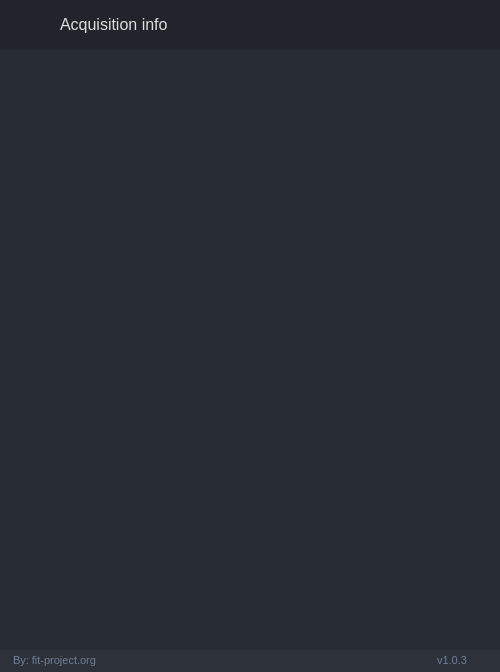
<?xml version="1.0" encoding="UTF-8"?>
<ui version="4.0">
 <class>acquisition_dialog_info</class>
 <widget class="QDialog" name="acquisition_dialog_info">
  <property name="geometry">
   <rect>
    <x>0</x>
    <y>0</y>
    <width>500</width>
    <height>672</height>
   </rect>
  </property>
  <property name="minimumSize">
   <size>
    <width>400</width>
    <height>672</height>
   </size>
  </property>
  <property name="maximumSize">
   <size>
    <width>500</width>
    <height>672</height>
   </size>
  </property>
  <property name="windowTitle">
   <string>Dialog</string>
  </property>
  <property name="styleSheet">
   <string notr="true">QWidget{
	color: rgb(221, 221, 221);
}

/* Content App */
#content_top_bg{	
	background-color: rgb(33, 37, 43);
}

/* Tooltip */
QToolTip {
	color: #e06133;
	background-color: rgba(33, 37, 43, 180);
	border: 1px solid rgb(44, 49, 58);
	background-image: none;
	background-position: left center;
    background-repeat: no-repeat;
	border: none;
	border-left: 2px solid rgb(224, 97, 51);
	text-align: left;
	padding-left: 8px;
	margin: 0px;
}

/* Top Buttons */
#right_buttons .QPushButton { background-color: rgba(255, 255, 255, 0); border: none;  border-radius: 5px; }
#right_buttons .QPushButton:hover { background-color: rgb(44, 49, 57); border-style: solid; border-radius: 4px; }
#right_buttons .QPushButton:pressed { background-color: rgb(23, 26, 30); border-style: solid; border-radius: 4px; }

/* Bottom Bar */
#bottom_bar { background-color: rgb(44, 49, 58); }
#bottom_bar QLabel { font-size: 11px; color: rgb(113, 126, 149); padding-left: 10px; padding-right: 10px; padding-bottom: 2px; }
</string>
  </property>
  <widget class="QFrame" name="content_box">
   <property name="geometry">
    <rect>
     <x>0</x>
     <y>50</y>
     <width>500</width>
     <height>600</height>
    </rect>
   </property>
   <property name="minimumSize">
    <size>
     <width>500</width>
     <height>0</height>
    </size>
   </property>
   <property name="maximumSize">
    <size>
     <width>500</width>
     <height>600</height>
    </size>
   </property>
   <property name="styleSheet">
    <string notr="true">background-color: rgb(40, 44, 52);</string>
   </property>
   <layout class="QVBoxLayout" name="content_box_layout">
    <property name="leftMargin">
     <number>12</number>
    </property>
    <property name="topMargin">
     <number>12</number>
    </property>
    <property name="rightMargin">
     <number>12</number>
    </property>
    <property name="bottomMargin">
     <number>12</number>
    </property>
    <item>
     <widget class="QTableWidget" name="acquisition_table_info">
      <property name="styleSheet">
       <string notr="true"/>
      </property>
      <property name="frameShape">
       <enum>QFrame::NoFrame</enum>
      </property>
      <property name="frameShadow">
       <enum>QFrame::Plain</enum>
      </property>
      <property name="sizeAdjustPolicy">
       <enum>QAbstractScrollArea::AdjustToContents</enum>
      </property>
      <property name="editTriggers">
       <set>QAbstractItemView::NoEditTriggers</set>
      </property>
      <property name="tabKeyNavigation">
       <bool>false</bool>
      </property>
      <property name="showDropIndicator" stdset="0">
       <bool>false</bool>
      </property>
      <property name="selectionMode">
       <enum>QAbstractItemView::NoSelection</enum>
      </property>
      <property name="textElideMode">
       <enum>Qt::ElideRight</enum>
      </property>
      <property name="showGrid">
       <bool>true</bool>
      </property>
      <property name="gridStyle">
       <enum>Qt::SolidLine</enum>
      </property>
      <property name="sortingEnabled">
       <bool>false</bool>
      </property>
      <property name="wordWrap">
       <bool>true</bool>
      </property>
      <property name="cornerButtonEnabled">
       <bool>true</bool>
      </property>
      <property name="rowCount">
       <number>0</number>
      </property>
      <property name="columnCount">
       <number>0</number>
      </property>
      <attribute name="horizontalHeaderVisible">
       <bool>true</bool>
      </attribute>
      <attribute name="horizontalHeaderCascadingSectionResizes">
       <bool>false</bool>
      </attribute>
      <attribute name="horizontalHeaderDefaultSectionSize">
       <number>100</number>
      </attribute>
      <attribute name="horizontalHeaderHighlightSections">
       <bool>false</bool>
      </attribute>
      <attribute name="horizontalHeaderShowSortIndicator" stdset="0">
       <bool>false</bool>
      </attribute>
      <attribute name="horizontalHeaderStretchLastSection">
       <bool>true</bool>
      </attribute>
      <attribute name="verticalHeaderVisible">
       <bool>false</bool>
      </attribute>
      <attribute name="verticalHeaderCascadingSectionResizes">
       <bool>false</bool>
      </attribute>
      <attribute name="verticalHeaderHighlightSections">
       <bool>false</bool>
      </attribute>
      <attribute name="verticalHeaderStretchLastSection">
       <bool>false</bool>
      </attribute>
     </widget>
    </item>
   </layout>
  </widget>
  <widget class="QFrame" name="content_top_bg">
   <property name="geometry">
    <rect>
     <x>0</x>
     <y>0</y>
     <width>500</width>
     <height>50</height>
    </rect>
   </property>
   <property name="minimumSize">
    <size>
     <width>500</width>
     <height>50</height>
    </size>
   </property>
   <property name="maximumSize">
    <size>
     <width>16777215</width>
     <height>50</height>
    </size>
   </property>
   <property name="frameShape">
    <enum>QFrame::NoFrame</enum>
   </property>
   <property name="frameShadow">
    <enum>QFrame::Raised</enum>
   </property>
   <layout class="QHBoxLayout" name="horizontalLayout">
    <property name="spacing">
     <number>0</number>
    </property>
    <property name="leftMargin">
     <number>0</number>
    </property>
    <property name="topMargin">
     <number>0</number>
    </property>
    <property name="rightMargin">
     <number>10</number>
    </property>
    <property name="bottomMargin">
     <number>0</number>
    </property>
    <item>
     <widget class="QFrame" name="left_box">
      <property name="sizePolicy">
       <sizepolicy hsizetype="Expanding" vsizetype="Preferred">
        <horstretch>0</horstretch>
        <verstretch>0</verstretch>
       </sizepolicy>
      </property>
      <property name="frameShape">
       <enum>QFrame::NoFrame</enum>
      </property>
      <property name="frameShadow">
       <enum>QFrame::Raised</enum>
      </property>
      <layout class="QHBoxLayout" name="horizontalLayout_3">
       <property name="spacing">
        <number>0</number>
       </property>
       <property name="leftMargin">
        <number>0</number>
       </property>
       <property name="topMargin">
        <number>0</number>
       </property>
       <property name="rightMargin">
        <number>0</number>
       </property>
       <property name="bottomMargin">
        <number>0</number>
       </property>
       <item>
        <widget class="QFrame" name="logo_container">
         <property name="minimumSize">
          <size>
           <width>60</width>
           <height>0</height>
          </size>
         </property>
         <property name="maximumSize">
          <size>
           <width>60</width>
           <height>16777215</height>
          </size>
         </property>
         <layout class="QHBoxLayout" name="horizontalLayout_8">
          <property name="leftMargin">
           <number>0</number>
          </property>
          <property name="topMargin">
           <number>0</number>
          </property>
          <property name="rightMargin">
           <number>0</number>
          </property>
          <property name="bottomMargin">
           <number>0</number>
          </property>
          <item>
           <widget class="QLabel" name="top_logo">
            <property name="minimumSize">
             <size>
              <width>42</width>
              <height>42</height>
             </size>
            </property>
            <property name="maximumSize">
             <size>
              <width>42</width>
              <height>42</height>
             </size>
            </property>
            <property name="text">
             <string/>
            </property>
            <property name="pixmap">
             <pixmap>../images/logo-42x42.png</pixmap>
            </property>
           </widget>
          </item>
         </layout>
        </widget>
       </item>
       <item>
        <widget class="QLabel" name="title_right_info">
         <property name="sizePolicy">
          <sizepolicy hsizetype="Preferred" vsizetype="Expanding">
           <horstretch>0</horstretch>
           <verstretch>0</verstretch>
          </sizepolicy>
         </property>
         <property name="maximumSize">
          <size>
           <width>16777215</width>
           <height>45</height>
          </size>
         </property>
         <property name="styleSheet">
          <string notr="true">font: 12pt;</string>
         </property>
         <property name="text">
          <string>Acquisition info</string>
         </property>
         <property name="alignment">
          <set>Qt::AlignLeading|Qt::AlignLeft|Qt::AlignVCenter</set>
         </property>
        </widget>
       </item>
      </layout>
     </widget>
    </item>
    <item alignment="Qt::AlignRight">
     <widget class="QFrame" name="right_buttons">
      <property name="minimumSize">
       <size>
        <width>0</width>
        <height>28</height>
       </size>
      </property>
      <property name="frameShape">
       <enum>QFrame::NoFrame</enum>
      </property>
      <property name="frameShadow">
       <enum>QFrame::Raised</enum>
      </property>
      <layout class="QHBoxLayout" name="horizontalLayout_2">
       <property name="spacing">
        <number>5</number>
       </property>
       <property name="leftMargin">
        <number>0</number>
       </property>
       <property name="topMargin">
        <number>0</number>
       </property>
       <property name="rightMargin">
        <number>0</number>
       </property>
       <property name="bottomMargin">
        <number>0</number>
       </property>
       <item>
        <widget class="QPushButton" name="minimize_button">
         <property name="minimumSize">
          <size>
           <width>28</width>
           <height>28</height>
          </size>
         </property>
         <property name="maximumSize">
          <size>
           <width>28</width>
           <height>28</height>
          </size>
         </property>
         <property name="cursor">
          <cursorShape>PointingHandCursor</cursorShape>
         </property>
         <property name="toolTip">
          <string/>
         </property>
         <property name="text">
          <string/>
         </property>
         <property name="icon">
          <iconset>
           <normalon>../icons/icon_minimize.png</normalon>
           <disabledon>../icons/icon_minimize-disabled.png</disabledon>
          </iconset>
         </property>
         <property name="iconSize">
          <size>
           <width>20</width>
           <height>20</height>
          </size>
         </property>
        </widget>
       </item>
       <item>
        <widget class="QPushButton" name="close_button">
         <property name="minimumSize">
          <size>
           <width>28</width>
           <height>28</height>
          </size>
         </property>
         <property name="maximumSize">
          <size>
           <width>28</width>
           <height>28</height>
          </size>
         </property>
         <property name="cursor">
          <cursorShape>PointingHandCursor</cursorShape>
         </property>
         <property name="toolTip">
          <string/>
         </property>
         <property name="text">
          <string/>
         </property>
         <property name="icon">
          <iconset>
           <normalon>../icons/icon_close.png</normalon>
           <disabledon>../icons/icon_close-disabled.png</disabledon>
          </iconset>
         </property>
         <property name="iconSize">
          <size>
           <width>20</width>
           <height>20</height>
          </size>
         </property>
        </widget>
       </item>
      </layout>
     </widget>
    </item>
   </layout>
  </widget>
  <widget class="QFrame" name="bottom_bar">
   <property name="geometry">
    <rect>
     <x>0</x>
     <y>650</y>
     <width>500</width>
     <height>22</height>
    </rect>
   </property>
   <property name="minimumSize">
    <size>
     <width>0</width>
     <height>22</height>
    </size>
   </property>
   <property name="maximumSize">
    <size>
     <width>16777215</width>
     <height>22</height>
    </size>
   </property>
   <property name="frameShape">
    <enum>QFrame::NoFrame</enum>
   </property>
   <property name="frameShadow">
    <enum>QFrame::Raised</enum>
   </property>
   <layout class="QHBoxLayout" name="horizontalLayout_5">
    <property name="spacing">
     <number>0</number>
    </property>
    <property name="leftMargin">
     <number>0</number>
    </property>
    <property name="topMargin">
     <number>0</number>
    </property>
    <property name="rightMargin">
     <number>0</number>
    </property>
    <property name="bottomMargin">
     <number>0</number>
    </property>
    <item>
     <widget class="QLabel" name="credits_label">
      <property name="maximumSize">
       <size>
        <width>16777215</width>
        <height>16</height>
       </size>
      </property>
      <property name="text">
       <string>By: fit-project.org</string>
      </property>
      <property name="alignment">
       <set>Qt::AlignLeading|Qt::AlignLeft|Qt::AlignVCenter</set>
      </property>
     </widget>
    </item>
    <item>
     <widget class="QLabel" name="version">
      <property name="text">
       <string>v1.0.3</string>
      </property>
      <property name="alignment">
       <set>Qt::AlignRight|Qt::AlignTrailing|Qt::AlignVCenter</set>
      </property>
     </widget>
    </item>
    <item>
     <widget class="QFrame" name="frame_size_grip">
      <property name="minimumSize">
       <size>
        <width>20</width>
        <height>0</height>
       </size>
      </property>
      <property name="maximumSize">
       <size>
        <width>20</width>
        <height>16777215</height>
       </size>
      </property>
      <property name="frameShape">
       <enum>QFrame::NoFrame</enum>
      </property>
      <property name="frameShadow">
       <enum>QFrame::Raised</enum>
      </property>
     </widget>
    </item>
   </layout>
  </widget>
 </widget>
 <resources/>
 <connections/>
</ui>
